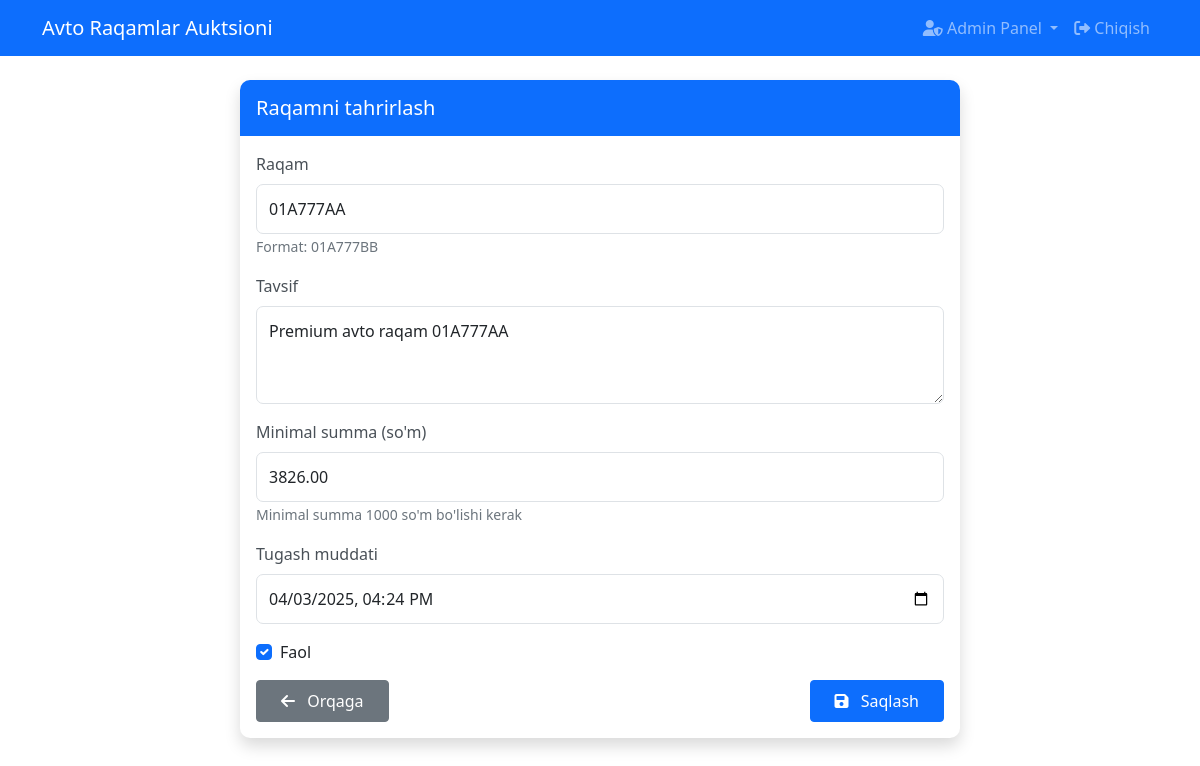
Screenshot of /admin/plate/1/edit (signed in) with the database file from the repository.
### models.py (models this page shows)
class AutoPlate(Base):
    __tablename__ = "auto_plates"
    id = Column(Integer, primary_key=True, index=True)
    plate_number = Column(String, unique=True, index=True)
    description = Column(String)
    deadline = Column(DateTime)
    starting_price = Column(Numeric(10, 2), nullable=False, default=1000)
    created_by_id = Column(Integer, ForeignKey("users.id"))
    is_active = Column(Boolean, default=True)
    created_by = relationship("User", back_populates="plates")
    bids = relationship("Bid", back_populates="plate", cascade="all, delete-orphan")

### main.py (the view)
@app.get("/admin/plate/{plate_id}/edit", response_class=HTMLResponse)
async def admin_edit_plate(
    request: Request,
    plate_id: int,
    current_user: models.User = Depends(get_current_user),
    db: Session = Depends(get_db)
):
    if not current_user.is_staff:
        raise HTTPException(status_code=403, detail="Not authorized to access admin area")
    plate = db.query(models.AutoPlate).filter(models.AutoPlate.id == plate_id).first()
    if not plate:
        raise HTTPException(status_code=404, detail="Plate not found")
    return templates.TemplateResponse(
        "admin_plate_form.html",
        {
            "request": request,
            "user": current_user,
            "plate": plate,
            "now": datetime.now()  # Add this line
        }
    )

### templates/admin_plate_form.html (shortened to what this page needs)
{% extends "base.html" %}
{% block content %}
<div class="container">
    <div class="row justify-content-center">
        <div class="col-md-8">
            <div class="card">
                <div class="card-header">
                    <h5 class="card-title mb-0">
                        {{ "Yangi raqam qo'shish" if not plate else "Raqamni tahrirlash" }}
                    </h5>
                </div>
                <div class="card-body">
                    <form method="POST" action="{{ '/admin/plate/new' if not plate else '/admin/plate/' + plate.id|string + '/edit' }}" class="admin-form">
                        <div class="mb-3">
                            <label for="plate_number" class="form-label">Raqam</label>
                            <input type="text"
                                   class="form-control"
                                   id="plate_number"
                                   name="plate_number"
                                   value="{{ plate.plate_number if plate else '' }}"
                                   pattern="[0-9]{2}[A-Z][0-9]{3}[A-Z]{2}"
                                   placeholder="01A777BB"
                                   required>
                            <small class="form-text text-muted">Format: 01A777BB</small>
                        </div>
                        <div class="mb-3">
                            <label for="description" class="form-label">Tavsif</label>
                            <textarea class="form-control"
                                     id="description"
                                     name="description"
                                     rows="3"
                                     required>{{ plate.description if plate else '' }}</textarea>
                        </div>
                        <div class="mb-3">
                            <label for="starting_price" class="form-label">Minimal summa (so'm)</label>
                            <input type="number"
                                   class="form-control"
                                   id="starting_price"
                                   name="starting_price"
                                   value="{{ plate.starting_price if plate else '1000' }}"
                                   min="1000"
                                   step="1000"
                                   required>
                            <small class="form-text text-muted">Minimal summa 1000 so'm bo'lishi kerak</small>
                        </div>
                        <div class="mb-3">
                            <label for="deadline" class="form-label">Tugash muddati</label>
                            <input type="datetime-local"
                                   class="form-control"
                                   id="deadline"
                                   name="deadline"
                                   value="{{ plate.deadline.strftime('%Y-%m-%dT%H:%M') if plate else '' }}"
                                   min="{{ now.strftime('%Y-%m-%dT%H:%M') }}"
                                   required>
                        </div>
                        {% if plate %}
                        <div class="mb-3">
                            <div class="form-check">
                                <input type="checkbox"
                                       class="form-check-input"
                                       id="is_active"
                                       name="is_active"
                                       {% if plate.is_active %}checked{% endif %}>
                                <label class="form-check-label" for="is_active">Faol</label>
                            </div>
                        </div>
                        {% endif %}
                        <div class="d-flex justify-content-between">
                            <a href="/admin/plates" class="btn btn-secondary">
                                <i class="fas fa-arrow-left"></i> Orqaga
                            </a>
                            <button type="submit" class="btn btn-primary">
                                <i class="fas fa-save"></i>
                                {{ "Qo'shish" if not plate else "Saqlash" }}
                            </button>
                        </div>
                    </form>
                </div>
            </div>
        </div>
    </div>
</div>
{% endblock %}

### static/css/styles.css (style rules this page uses)
.card { border: none; border-radius: 10px; box-shadow: 0 0.5rem 1rem rgba(0, 0, 0, 0.15); margin-bottom: 1rem; }
.card-header { background-color: #0d6efd; border-radius: 10px 10px 0 0 !important; padding: 1rem; border-bottom: none; }
.card-header h5 { color: white; margin: 0; }
.form-label { font-weight: 500; color: #495057; }
.form-control { border-radius: 7px; padding: 0.75rem; }
.btn-primary { padding: 0.75rem 2rem; font-weight: 500; }
.admin-form .form-label { font-weight: 500; color: #495057; }
.admin-form .form-control { border-radius: 7px; border-color: #dee2e6; }
.admin-form .form-text { color: #6c757d; font-size: 0.875rem; margin-top: 0.25rem; }
.admin-form .btn { padding: 0.5rem 1.5rem; }
.admin-form .btn i { margin-right: 0.5rem; }

### rows the page displays
AutoPlate: plate_number "01A777AA", description "Premium avto raqam 01A777AA", starting_price "3826.00", deadline "04/03/2025 16:24", is_active "☑"

### other values shown
{{ "Yangi raqam qo'shish" if not plate else "Raqamni tahrirlash" }} "Raqamni tahrirlash"
{{ "Qo'shish" if not plate else "Saqlash" }} "Saqlash"
